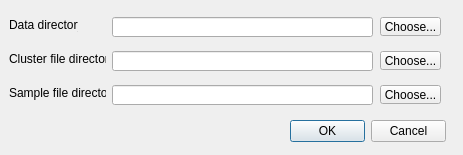
<?xml version="1.0" encoding="UTF-8"?>
<ui version="4.0">
 <class>Dialog</class>
 <widget class="QDialog" name="Dialog">
  <property name="geometry">
   <rect>
    <x>0</x>
    <y>0</y>
    <width>463</width>
    <height>155</height>
   </rect>
  </property>
  <property name="windowTitle">
   <string>Preferences</string>
  </property>
  <widget class="QLabel" name="label">
   <property name="geometry">
    <rect>
     <x>9</x>
     <y>17</y>
     <width>69</width>
     <height>16</height>
    </rect>
   </property>
   <property name="text">
    <string>Data directory</string>
   </property>
  </widget>
  <widget class="QLineEdit" name="lineEdit_datadir">
   <property name="geometry">
    <rect>
     <x>112</x>
     <y>17</y>
     <width>261</width>
     <height>20</height>
    </rect>
   </property>
  </widget>
  <widget class="QToolButton" name="toolButton_datadir">
   <property name="geometry">
    <rect>
     <x>380</x>
     <y>17</y>
     <width>61</width>
     <height>19</height>
    </rect>
   </property>
   <property name="text">
    <string>Choose...</string>
   </property>
  </widget>
  <widget class="QLabel" name="label_2">
   <property name="geometry">
    <rect>
     <x>9</x>
     <y>51</y>
     <width>97</width>
     <height>16</height>
    </rect>
   </property>
   <property name="text">
    <string>Cluster file directory</string>
   </property>
  </widget>
  <widget class="QLineEdit" name="lineEdit_clusterdir">
   <property name="geometry">
    <rect>
     <x>112</x>
     <y>51</y>
     <width>261</width>
     <height>20</height>
    </rect>
   </property>
  </widget>
  <widget class="QToolButton" name="toolButton_clusterdir">
   <property name="geometry">
    <rect>
     <x>380</x>
     <y>51</y>
     <width>61</width>
     <height>19</height>
    </rect>
   </property>
   <property name="text">
    <string>Choose...</string>
   </property>
  </widget>
  <widget class="QLabel" name="label_3">
   <property name="geometry">
    <rect>
     <x>9</x>
     <y>85</y>
     <width>97</width>
     <height>16</height>
    </rect>
   </property>
   <property name="text">
    <string>Sample file directory</string>
   </property>
  </widget>
  <widget class="QLineEdit" name="lineEdit_sampledir">
   <property name="geometry">
    <rect>
     <x>112</x>
     <y>85</y>
     <width>261</width>
     <height>20</height>
    </rect>
   </property>
  </widget>
  <widget class="QToolButton" name="toolButton_sampledir">
   <property name="geometry">
    <rect>
     <x>380</x>
     <y>85</y>
     <width>61</width>
     <height>19</height>
    </rect>
   </property>
   <property name="text">
    <string>Choose...</string>
   </property>
  </widget>
  <widget class="QDialogButtonBox" name="buttonBox">
   <property name="geometry">
    <rect>
     <x>290</x>
     <y>120</y>
     <width>156</width>
     <height>23</height>
    </rect>
   </property>
   <property name="orientation">
    <enum>Qt::Horizontal</enum>
   </property>
   <property name="standardButtons">
    <set>QDialogButtonBox::Cancel|QDialogButtonBox::Ok</set>
   </property>
  </widget>
 </widget>
 <resources/>
 <connections>
  <connection>
   <sender>buttonBox</sender>
   <signal>accepted()</signal>
   <receiver>Dialog</receiver>
   <slot>accept()</slot>
   <hints>
    <hint type="sourcelabel">
     <x>248</x>
     <y>254</y>
    </hint>
    <hint type="destinationlabel">
     <x>157</x>
     <y>274</y>
    </hint>
   </hints>
  </connection>
  <connection>
   <sender>buttonBox</sender>
   <signal>rejected()</signal>
   <receiver>Dialog</receiver>
   <slot>reject()</slot>
   <hints>
    <hint type="sourcelabel">
     <x>316</x>
     <y>260</y>
    </hint>
    <hint type="destinationlabel">
     <x>286</x>
     <y>274</y>
    </hint>
   </hints>
  </connection>
 </connections>
</ui>
